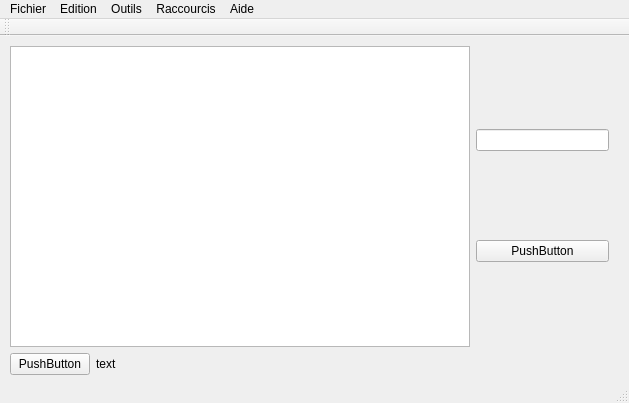
<?xml version="1.0" encoding="UTF-8"?>
<ui version="4.0">
 <class>QtSquidClass</class>
 <widget class="QMainWindow" name="QtSquidClass">
  <property name="geometry">
   <rect>
    <x>0</x>
    <y>0</y>
    <width>629</width>
    <height>403</height>
   </rect>
  </property>
  <property name="windowTitle">
   <string>QtSquid</string>
  </property>
  <widget class="QWidget" name="centralWidget">
   <property name="sizePolicy">
    <sizepolicy hsizetype="Preferred" vsizetype="Preferred">
     <horstretch>1</horstretch>
     <verstretch>1</verstretch>
    </sizepolicy>
   </property>
   <widget class="QWidget" name="verticalLayoutWidget">
    <property name="geometry">
     <rect>
      <x>-1</x>
      <y>-1</y>
      <width>621</width>
      <height>351</height>
     </rect>
    </property>
    <layout class="QVBoxLayout" name="verticalLayout" stretch="1,0">
     <item>
      <layout class="QHBoxLayout" name="horizontalLayout">
       <item>
        <widget class="QTableView" name="tableView"/>
       </item>
       <item>
        <layout class="QVBoxLayout" name="verticalLayout_2">
         <item>
          <layout class="QFormLayout" name="formLayout"/>
         </item>
         <item>
          <widget class="QLineEdit" name="lineEdit">
           <property name="enabled">
            <bool>true</bool>
           </property>
           <property name="sizePolicy">
            <sizepolicy hsizetype="Fixed" vsizetype="Fixed">
             <horstretch>0</horstretch>
             <verstretch>0</verstretch>
            </sizepolicy>
           </property>
           <property name="minimumSize">
            <size>
             <width>133</width>
             <height>20</height>
            </size>
           </property>
          </widget>
         </item>
         <item>
          <widget class="QPushButton" name="pushButton_2">
           <property name="text">
            <string>PushButton</string>
           </property>
          </widget>
         </item>
        </layout>
       </item>
      </layout>
     </item>
     <item>
      <layout class="QHBoxLayout" name="horizontalLayout_2">
       <item>
        <widget class="QPushButton" name="pushButton">
         <property name="sizePolicy">
          <sizepolicy hsizetype="Fixed" vsizetype="Fixed">
           <horstretch>0</horstretch>
           <verstretch>0</verstretch>
          </sizepolicy>
         </property>
         <property name="text">
          <string>PushButton</string>
         </property>
        </widget>
       </item>
       <item>
        <widget class="QLabel" name="label">
         <property name="text">
          <string>text</string>
         </property>
        </widget>
       </item>
      </layout>
     </item>
    </layout>
   </widget>
  </widget>
  <widget class="QMenuBar" name="menuBar">
   <property name="geometry">
    <rect>
     <x>0</x>
     <y>0</y>
     <width>629</width>
     <height>21</height>
    </rect>
   </property>
   <widget class="QMenu" name="menuFichier">
    <property name="title">
     <string>Fichier</string>
    </property>
   </widget>
   <widget class="QMenu" name="menuEdition">
    <property name="title">
     <string>Edition</string>
    </property>
   </widget>
   <widget class="QMenu" name="menuOutils">
    <property name="title">
     <string>Outils</string>
    </property>
   </widget>
   <widget class="QMenu" name="menuRaccourcis">
    <property name="title">
     <string>Raccourcis</string>
    </property>
   </widget>
   <widget class="QMenu" name="menuAide">
    <property name="title">
     <string>Aide</string>
    </property>
   </widget>
   <addaction name="menuFichier"/>
   <addaction name="menuEdition"/>
   <addaction name="menuOutils"/>
   <addaction name="menuRaccourcis"/>
   <addaction name="menuAide"/>
  </widget>
  <widget class="QToolBar" name="mainToolBar">
   <attribute name="toolBarArea">
    <enum>TopToolBarArea</enum>
   </attribute>
   <attribute name="toolBarBreak">
    <bool>false</bool>
   </attribute>
  </widget>
  <widget class="QStatusBar" name="statusBar"/>
 </widget>
 <layoutdefault spacing="6" margin="11"/>
 <resources>
  <include location="QtSquid.qrc"/>
 </resources>
 <connections/>
</ui>
